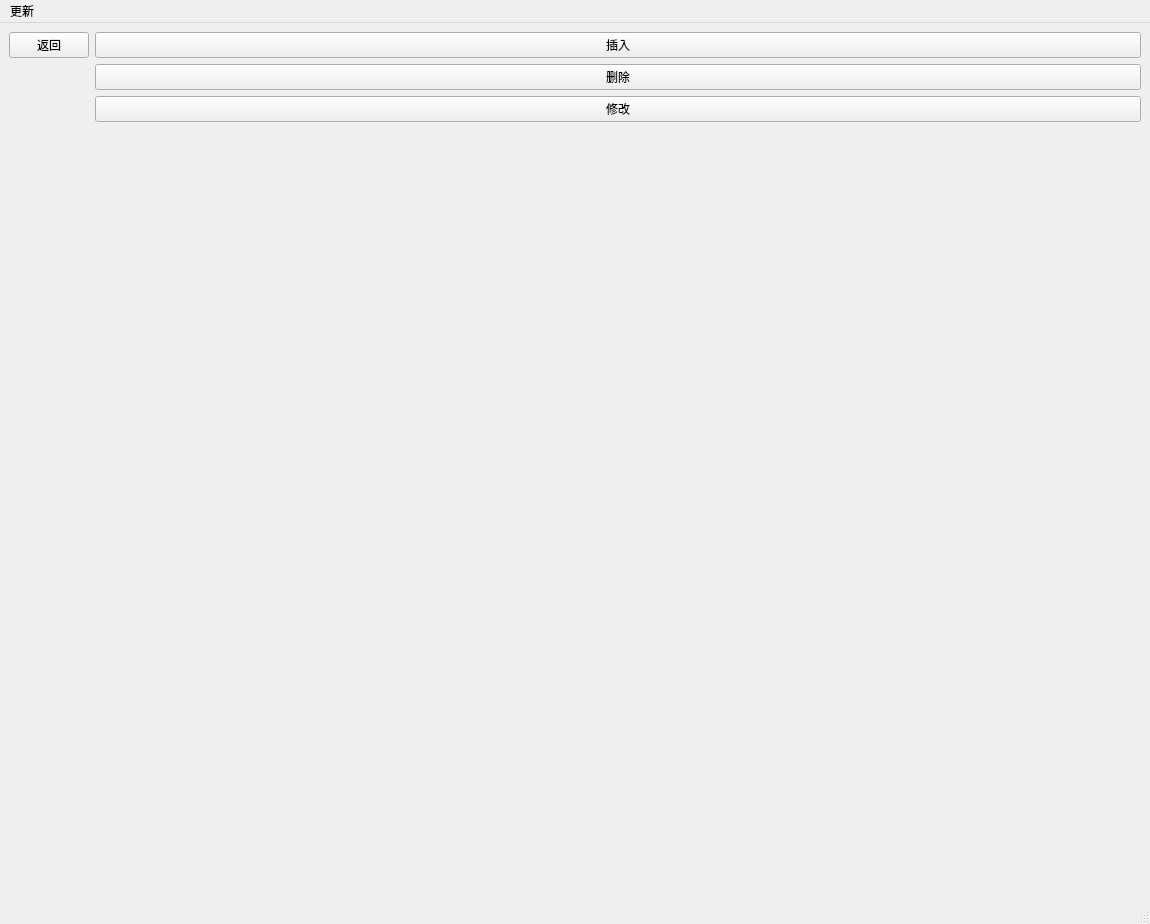
<?xml version="1.0" encoding="UTF-8"?>
<ui version="4.0">
 <class>MainWindow</class>
 <widget class="QMainWindow" name="MainWindow">
  <property name="geometry">
   <rect>
    <x>0</x>
    <y>0</y>
    <width>1150</width>
    <height>924</height>
   </rect>
  </property>
  <property name="windowTitle">
   <string>MainWindow</string>
  </property>
  <widget class="QWidget" name="centralwidget">
   <layout class="QFormLayout" name="formLayout">
    <item row="0" column="1">
     <widget class="QPushButton" name="pushButton">
      <property name="text">
       <string>插入</string>
      </property>
     </widget>
    </item>
    <item row="1" column="1">
     <widget class="QPushButton" name="pushButton_4">
      <property name="text">
       <string>删除</string>
      </property>
     </widget>
    </item>
    <item row="3" column="1">
     <widget class="QPushButton" name="pushButton_3">
      <property name="text">
       <string>修改</string>
      </property>
     </widget>
    </item>
    <item row="0" column="0">
     <widget class="QPushButton" name="pushButton_2">
      <property name="text">
       <string>返回</string>
      </property>
     </widget>
    </item>
   </layout>
  </widget>
  <widget class="QMenuBar" name="menubar">
   <property name="geometry">
    <rect>
     <x>0</x>
     <y>0</y>
     <width>1150</width>
     <height>37</height>
    </rect>
   </property>
   <widget class="QMenu" name="menu">
    <property name="title">
     <string>更新</string>
    </property>
   </widget>
   <addaction name="menu"/>
  </widget>
  <widget class="QStatusBar" name="statusbar"/>
 </widget>
 <resources/>
 <connections/>
</ui>
